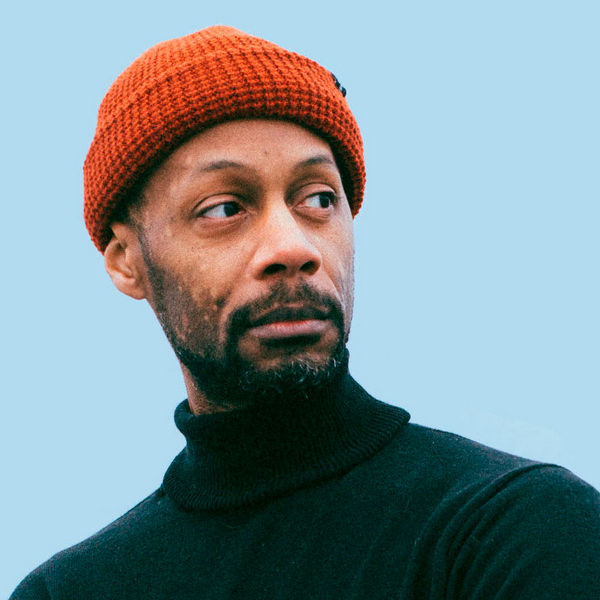
%> input picture Experiment 4/team1.jpg, 600 x 600 px
$ octave Experiment4.m   (GNU Octave 9; MATLAB toolbox functions it lacks are replaced by stand-ins)
%> lines starting %> are read from the running program, lines starting %| are printed output that depends on the picture
clc;
u=imread('team1.jpg');
%> u is the input picture: size 600x600x3 uint8; mean R, G, B 128.6, 145.5, 150.3
imshow(u);
Hm=fspecial('motion',20,45);
MotionBlur=imfilter(u,Hm,'replicate');
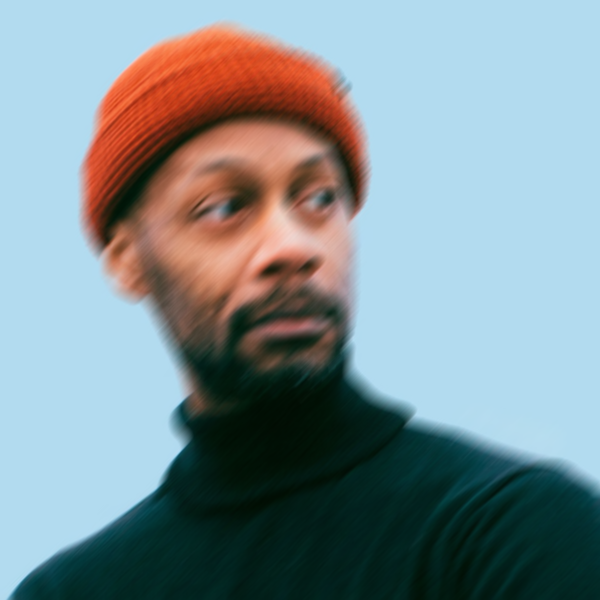
%> MotionBlur: size 600x600x3 uint8; mean R, G, B 128.5, 145.4, 150.2
figure;
imshow(MotionBlur);
Hb=fspecial('disk',10);
blurred=imfilter(u,Hb,'replicate');
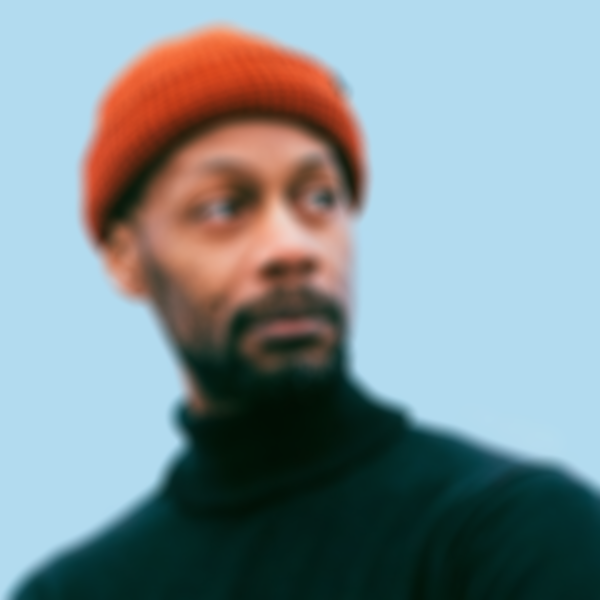
%> blurred: size 600x600x3 uint8; mean R, G, B 128.6, 145.5, 150.3; mean of the top-left, top-right, bottom-left and bottom-right quarters 154.5, 198.1, 114.1, 99.2
figure;
imshow(blurred);
